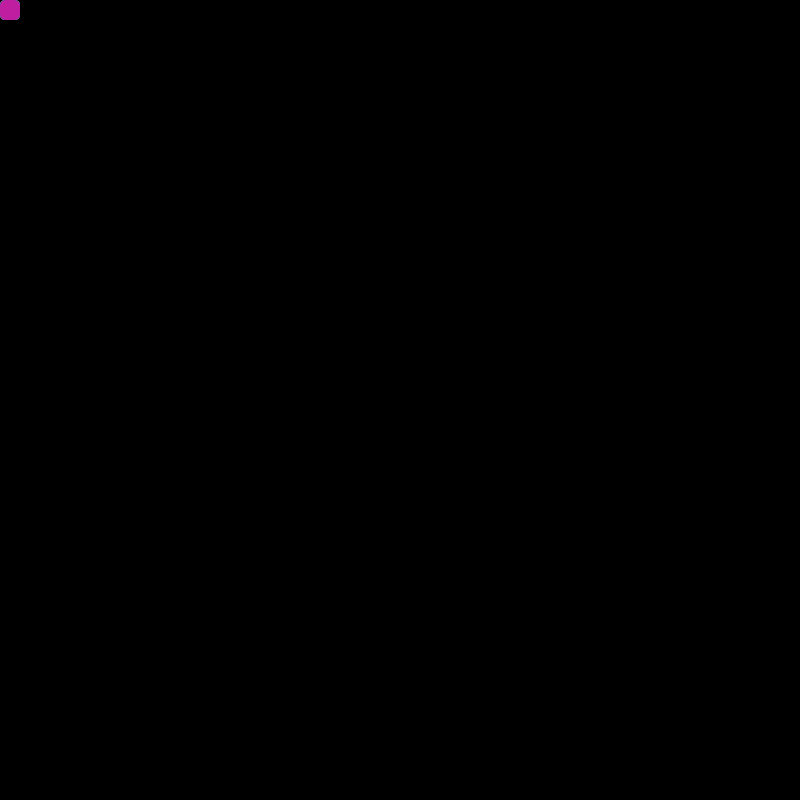
Frame 1 (no input)
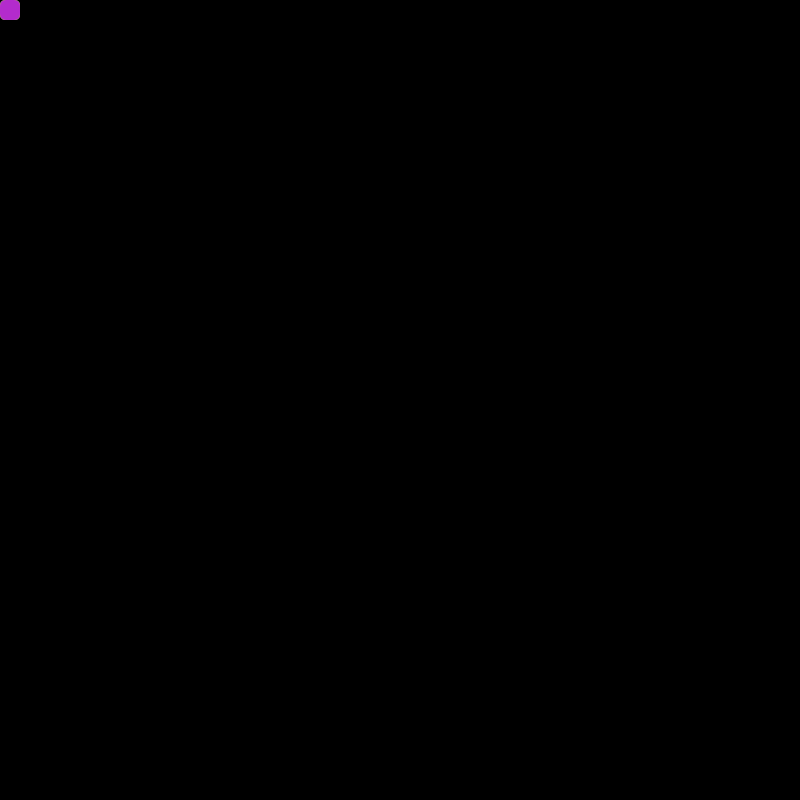
Frame 60 (the mouse pressed at the canvas centre just before this capture)
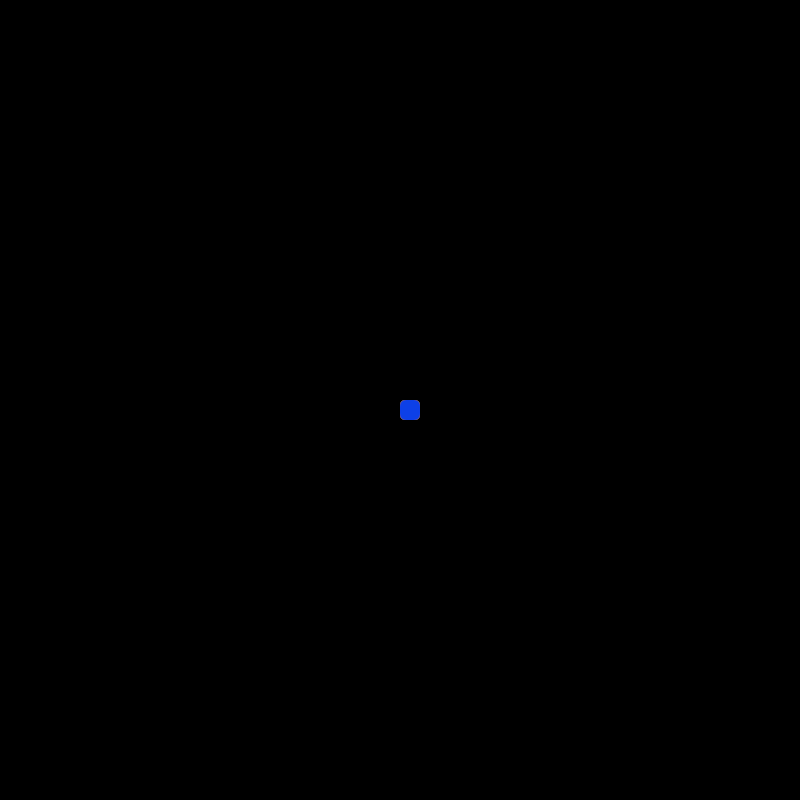
Frame 120 (the mouse held since frame 60 and released just before this capture)

The Processing sketch that drew these frames (run headless with seeded random() and noise(); from frame 60 on, the mouse is pressed at the canvas centre):

// Processing sketch: Mouse_following_one
// ── Mouse_following_one.pde
Object object;

void setup() { 
  size(800, 800);  
  object = new Object();
}


void draw() {
background(0);
  // Add the new values to the beginning of the array
   object.display();
}

// ── Object.pde
class Object {
  int num = 60;
  int[] x = new int[num];
  int[] y = new int[num];

  int indexPosition=0;
  
  void display () {

   x[indexPosition] = mouseX;
   y[indexPosition] = mouseY;
  
  indexPosition += 1;
  
  if (indexPosition == num){
    indexPosition = 0;
  }
    for (int i = 0; i < num; i++) {
    
    int pos = (indexPosition + i) % num;
    noStroke();
    fill(random(255),random(255),random(255) );
  rect(x[pos], y[pos],20, 20, 7);
    }
  }
}
